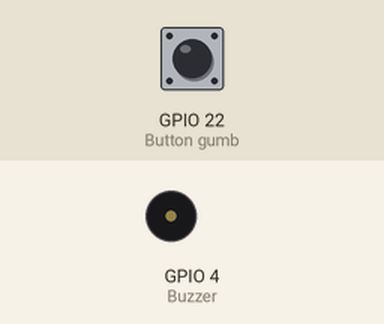
Bench run of a program on a simulated Raspberry Pi (BCM pin numbers). Shown: buzzer (waves = sounding, pin HIGH). Inputs (shaded band) come from the test bench; at power-on: GPIO 22 (Button gumb) HIGH.

Above: at 1.2 s.
1.3 s: GPIO 22 (Button gumb) pulled LOW for 0.15 s
At 1.37 s:
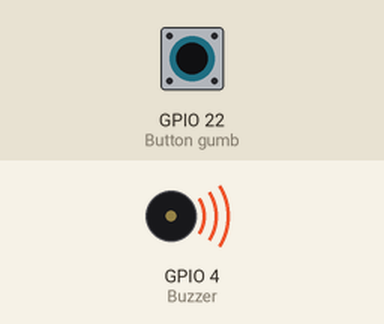
2.9 s: GPIO 22 (Button gumb) pulled LOW for 3.2 s
At 6.6 s:
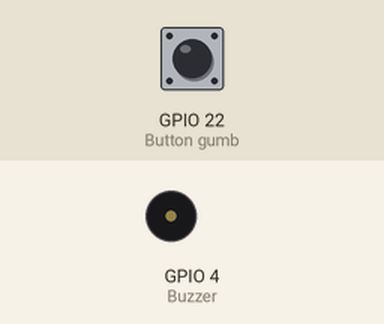
Timing chart, 0 to 8.1 s (numbered marks = the images above; inputs shaded):
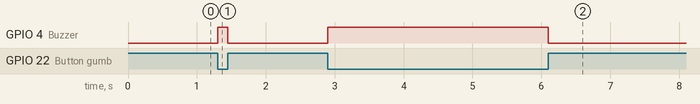

The program:

telegraf.py
```python
# encoding: utf-8
import gpiozero

gumb = gpiozero.Button(22)
zvok = gpiozero.Buzzer(4)

while True:
    if gumb.is_pressed:
        zvok.on()
    if not gumb.is_pressed:
        zvok.off()
```

Measured:
- after the input at 1.3 s, GPIO 4 (Buzzer): LOW → HIGH at once, → LOW 0.15 s later
- after the input at 2.9 s, GPIO 4 (Buzzer): LOW → HIGH at once, → LOW 3.2 s later
